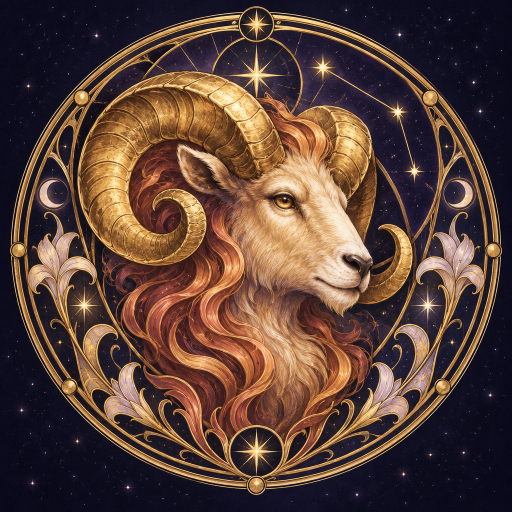
#> input picture art/zodiac/aries.png, 1024 x 1024 px (shown at 1/2 size); its folder holds 4 pictures in this run
$ python import_art.py
#> lines starting #> are read from the running program, lines starting #| are printed output that depends on the picture
#!/usr/bin/env python3
"""Copies the generated artwork from ../../../art into the app's resource folders.

The source PNGs are ~2.3 MB each at 1024 px. The app ships them as lossy WebP, downscaled to
what a phone screen needs, with alpha kept for the transparent overlays:

  square art (zodiac, chinese, blood, elements, medallions)   -> 512 x 512
  tall art   (backgrounds, popups, frames, palm guide)        -> 720 x 1080
  adaptive-icon foreground                                     -> mipmap-<density>/ic_launcher_foreground.webp

Names follow SPEC "Art asset manifest": snake_case with a group prefix (zodiac_leo, chinese_rat,
blood_ab, popup_birthday_twins, ...). Re-run after the art changes:

    python3 -I android/app/tools/import_art.py

Requires Pillow with WebP support (pip install pillow).
"""
from __future__ import annotations

import pathlib
import sys

from PIL import Image

HERE = pathlib.Path(__file__).resolve().parent
APP = HERE.parent
ART = APP.parent.parent / "art"
RES = APP / "src" / "main" / "res"
NODPI = RES / "drawable-nodpi"

SQUARE = 512
TALL = (720, 1080)
QUALITY = 82

# (source relative to art/, resource name, target size)
GROUPS: list[tuple[str, str, object]] = []
for sign in "aries taurus gemini cancer leo virgo libra scorpio sagittarius capricorn aquarius pisces".split():
    GROUPS.append((f"zodiac/{sign}.png", f"zodiac_{sign}", SQUARE))
for animal in "rat ox tiger rabbit dragon snake horse goat monkey rooster dog pig".split():
    GROUPS.append((f"chinese/{animal}.png", f"chinese_{animal}", SQUARE))
for blood in "a b ab o".split():
    GROUPS.append((f"blood/{blood}.png", f"blood_{blood}", SQUARE))
for element in "wood fire earth metal water".split():
    GROUPS.append((f"elements/{element}.png", f"element_{element}", SQUARE))
GROUPS += [
    ("backgrounds/bg_starfield.png", "bg_starfield", TALL),
    ("backgrounds/bg_onboarding_1.png", "bg_onboarding_1", TALL),
    ("backgrounds/bg_onboarding_2.png", "bg_onboarding_2", TALL),
    ("backgrounds/bg_onboarding_3.png", "bg_onboarding_3", TALL),
    ("popups/match_nearby.png", "popup_match_nearby", TALL),
    ("popups/birthday_twins.png", "popup_birthday_twins", TALL),
    ("popups/its_a_conjunction.png", "popup_its_a_conjunction", TALL),
    ("popups/friend_connected.png", "popup_friend_connected", SQUARE),
    ("frames/card_frame.png", "frame_card", TALL),
    ("match/swipe_card_frame.png", "frame_swipe_card", TALL),
    ("match/medallion_frame.png", "match_medallion_frame", SQUARE),
    ("match/merge_emblem.png", "match_merge_emblem", SQUARE),
    ("match/merge_burst.png", "match_merge_burst", SQUARE),
    ("match/twin_burst.png", "match_twin_burst", SQUARE),
    ("palm/palm_guide_overlay.png", "palm_guide_overlay", TALL),
    ("palm/palm_lines_diagram.png", "palm_lines_diagram", SQUARE),
    ("icon/app_icon_1024.png", "brand_mark", SQUARE),
]

# Adaptive icon foreground: 108 dp canvas per density.
ICON_DENSITIES = {"mdpi": 108, "hdpi": 162, "xhdpi": 216, "xxhdpi": 324, "xxxhdpi": 432}


def save_webp(image: Image.Image, target: pathlib.Path) -> None:
    target.parent.mkdir(parents=True, exist_ok=True)
    image.save(target, "WEBP", quality=QUALITY, method=6)


def fit(image: Image.Image, size: object) -> Image.Image:
    if isinstance(size, int):
        box = (size, size)
    else:
        box = size  # type: ignore[assignment]
    return image.resize(box, Image.LANCZOS)


def main() -> int:
    if not ART.is_dir():
        print(f"art folder not found: {ART}", file=sys.stderr)
        return 1
    missing = []
    for source, name, size in GROUPS:
        path = ART / source
        if not path.exists():
            missing.append(source)
            continue
        with Image.open(path) as img:
#> img is the input picture: PIL image 1024x1024 RGB; mean R, G, B 90.5, 65.4, 55.9
            img = img.convert("RGBA" if img.mode in ("RGBA", "LA", "P") else "RGB")
            save_webp(fit(img, size), NODPI / f"{name}.webp")
#> in fit, `return image.resize(box, Image.LANCZOS)`:
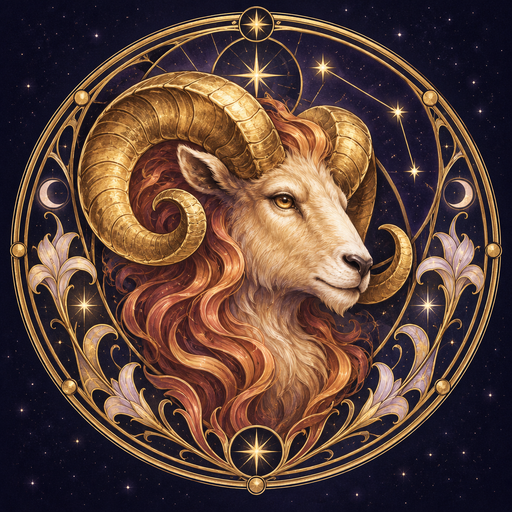
#> returned value: PIL image 512x512 RGB; mean R, G, B 90.5, 65.5, 55.9
#> (the run stopped early here; a loop or call above may not have finished)
